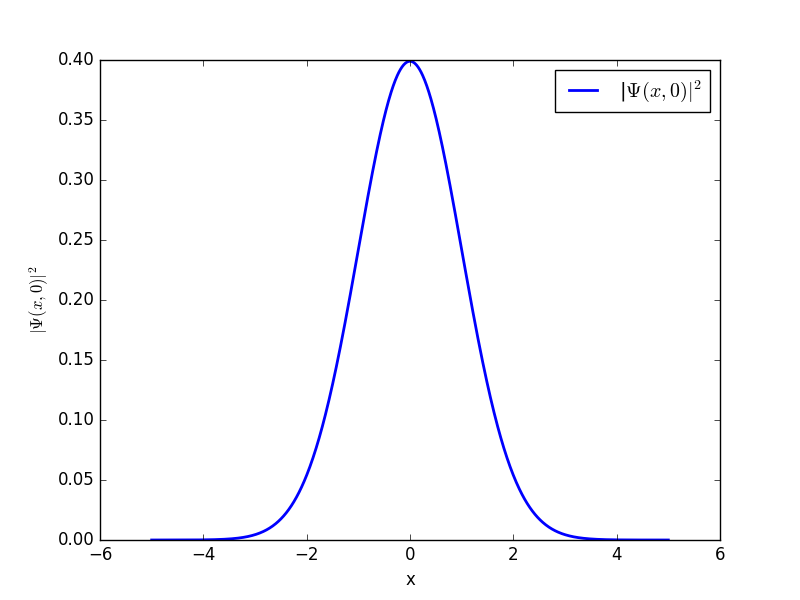

The script that drew this image:

import numpy as np
import matplotlib.pyplot as plt

x0 = 5e-15  # m
a = 1.0
k = 1./1.38e-15

A = (1./(2*np.pi*a**2))**0.25

x = np.linspace(-5,5,1000)

psi = (A*np.exp(-(x - x0)**2/(4*a**2)))**2

plt.plot(x, psi, "b", linewidth=2)
plt.legend(["|$\Psi(x,0)|^2$",])
plt.xlabel("x")
plt.ylabel("$|\Psi(x,0)|^2$")


plt.show()
